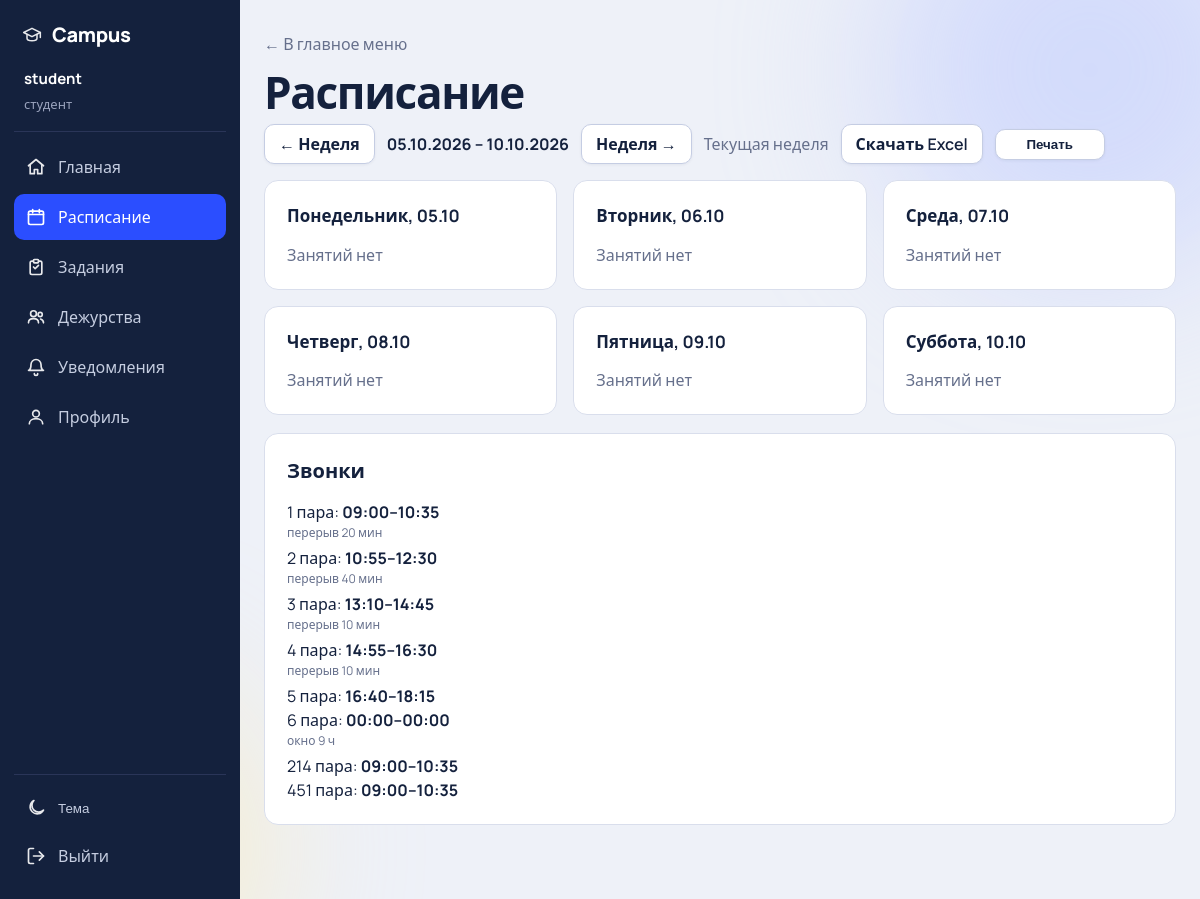
/schedule?week=1&group=1 (signed in), run on the app's committed database.
### tables this page shows
CREATE TABLE bells(id INTEGER PRIMARY KEY, num INTEGER UNIQUE NOT NULL, start TEXT NOT NULL, end TEXT NOT NULL);

### campus/app.py (the view)
@app.route("/schedule")
def schedule():
    if "uid" not in session: return redirect(url_for("login"))
    d, off = db(), request.args.get("week", 0, type=int)
    gid, tid, groups = scope(d)
    mon = date.today() - timedelta(days=date.today().weekday()) + timedelta(weeks=off)
    occ = occurrences(d, mon, mon + timedelta(days=5), gid=gid, tid=tid)
    days = []
    for i in range(6):
        day = mon + timedelta(days=i); lst = [o for o in occ if o["day"] == day.isoformat()]
        if gid or tid:
            for x, y in zip(lst, lst[1:]):
                g = minutes(y["start"]) - minutes(x["end"])
                if g > 0: y["gap_label"] = gap_label(g)
        days.append(dict(date=day, lst=lst))
    is_teacher = session.get("role") == "teacher"
    return render_template("schedule.html", days=days, off=off, gid=gid if gid and gid > 0 else None, groups=groups, wd=WDF,
                           today=date.today(), bells=bell_rows(d.execute("SELECT * FROM bells ORDER BY num").fetchall()),
                           is_teacher=is_teacher, show_group_filter=bool(groups))

### campus/app.py (called while the page is built, shortened)
def db():
    if "db" not in g:
        g.db = sqlite3.connect(DB); g.db.row_factory = sqlite3.Row
        g.db.execute("PRAGMA foreign_keys=ON")
    return g.db

def minutes(t):
    h, m = map(int, t.split(":"))
    return h * 60 + m

def gap_label(m):
    return f"перерыв {m} мин" if m <= 40 else f"окно {m // 60} ч {m % 60} мин" if m % 60 else f"окно {m // 60} ч"

@app.context_processor
def inject():
    unread = 0
    if session.get("uid"):
        try:
            r = db().execute("SELECT COUNT(*) FROM notifications WHERE user_id=? AND read=0",
                             (session["uid"],)).fetchone()
            unread = r[0] if r else 0
        except Exception:
            unread = 0
    return dict(now=datetime.now(), WDF=WDF, notif_unread=unread)

def bell_rows(bells):
    out = []
    for i, b in enumerate(bells):
        r = dict(b)
        if i:
            g = minutes(b["start"]) - minutes(bells[i - 1]["end"])
            r["gap_label"] = gap_label(g) if g > 0 else None
        out.append(r)
    return out

def scope(d):
    r = session["role"]
    if r == "student":
        return d.execute("SELECT group_id FROM users WHERE id=?", (session["uid"],)).fetchone()[0] or -1, None, None

### templates/schedule.html (shortened to what this page needs)
{% extends "base.html" %}{% block title %}Расписание — Campus{% endblock %}
{% block content %}<a class="back" href="{{ url_for('index') }}">← В главное меню</a><h1 class="in">Расписание</h1>
<div class="wk in" style="--i:1">
<a class="btn ghost" href="{{ url_for('schedule', week=off - 1, group=gid) }}">← Неделя</a>
<b>{{ days[0].date.strftime('%d.%m.%Y') }} – {{ days[5].date.strftime('%d.%m.%Y') }}</b>
<a class="btn ghost" href="{{ url_for('schedule', week=off + 1, group=gid) }}">Неделя →</a>
{% if off %}<a class="back" style="margin:0" href="{{ url_for('schedule', group=gid) }}">Текущая неделя</a>{% endif %}
<a class="btn ghost noprint" href="{{ url_for('schedule_xlsx', week=off, group=gid) }}">Скачать Excel</a>
<button class="btn ghost noprint" onclick="window.print()">Печать</button>
</div>
<div class="days">{% for dd in days %}<div class="card day in {{ 'today' if dd.date == today }}" style="--i:{{ loop.index + 1 }}" data-date="{{ dd.date.isoformat() }}"><h2>{{ wd[loop.index0] }}, {{ dd.date.strftime('%d.%m') }}</h2>
{% for o in dd.lst %}{% if o.gap_label %}<div class="gap">{{ o.gap_label }}</div>{% endif %}
<div class="it {{ o.status }}" data-start="{{ o.start }}" data-end="{{ o.end }}"><div class="it-head"><b>{{ o.num }} пара, {{ o.start }}–{{ o.end }}</b>{% if o.status == 'cancel' %}<span class="badge bad">Отменено</span>{% elif o.status == 'replace' %}<span class="badge">Замена</span>{% endif %}<span class="badge now-badge" style="display:none;background:var(--ok);color:#fff">Сейчас</span></div>
<div class="it-subj">{{ o.sname }}</div>
<div class="it-meta">
<span class="group-badge" title="Группа">{{ o.gname }}</span>
<span class="meta-item">{{ o.tname }}</span>
<span class="meta-item">ауд. {{ o.room or '—' }}</span>
</div>
{% if o.status == 'replace' and o.instead_of %}
<div class="it-note">вместо: {{ o.instead_of }}</div>
{% endif %}
{% if is_teacher and o.status != 'cancel' %}<a class="it-link noprint" href="{{ url_for('journal', gid=o.gid, sid=o.sid) }}">Журнал →</a>{% endif %}
</div>
{% else %}<p class="sub" style="margin:0">Занятий нет</p>{% endfor %}</div>{% endfor %}</div>
<div class="card in" style="margin-top:18px"><h2>Звонки</h2>{% for b in bells %}{% if b.gap_label %}<div class="gap" style="text-align:left;margin:0 0 4px">{{ b.gap_label }}</div>{% endif %}<div>{{ b.num }} пара: <b>{{ b.start }}–{{ b.end }}</b></div>{% endfor %}</div>
{% endblock %}

### static/style.css (style rules this page uses)
:root { --bg:#eef1f8;--ink:#14213d;--mut:#66708c;--line:#d9deec;--card:#fff;--a:#2b4eff;--hl:#ffd84d;--ok:#1fa971;--bad:#e5484d }
* { box-sizing:border-box;margin:0 }
body { font-family:Manrope,"Segoe UI",system-ui,sans-serif;background:var(--bg);color:var(--ink);min-height:100vh;line-height:1.5 }
h1 { font-size:clamp(28px,5vw,44px);letter-spacing:-.03em;line-height:1.1;margin-bottom:8px }
h2 { font-size:20px;margin-bottom:14px }
.sub { color:var(--mut);margin-bottom:24px }
.card { background:var(--card);border:1px solid var(--line);border-radius:14px;padding:22px;margin-bottom:18px }
.in { animation:up .7s cubic-bezier(.2,.8,.2,1) both;animation-delay:calc(var(--i,0)*90ms) }
.btn { display:inline-block;border:0;cursor:pointer;background:var(--a);color:#fff;padding:11px 20px;border-radius:10px;font:600 15px inherit;text-decoration:none;transition:transform .2s,box-shadow .2s }
.btn.ghost { background:transparent;border:1px solid var(--line);color:var(--ink);padding:7px 14px }
.back { color:var(--mut);text-decoration:none;display:inline-block;margin-bottom:12px }

### static/extra.css (style rules this page uses)
.days { display:grid;grid-template-columns:repeat(auto-fill,minmax(290px,1fr));gap:16px }
.day { margin:0 }
.day h2 { font-size:17px }
.gap { text-align:center;font-size:12px;color:var(--mut);margin:-2px 0 8px }
.wk { display:flex;gap:12px;align-items:center;flex-wrap:wrap;margin-bottom:16px }
.it,.ent,.li,.pill,.day { min-width:0;overflow-wrap:anywhere }
.days { grid-template-columns:repeat(auto-fill,minmax(min(100%,290px),1fr)) }
* { scrollbar-width: thin; scrollbar-color: #9aa3bd transparent; }
.btn.ghost { background: #ffffff !important; border: 1.5px solid var(--line) !important; color: var(--ink) !important; box-shadow: 0 1px 3px rgba(20,33,61,.06); font-weight: 600; }
.wk .btn.ghost, .wk a.btn.ghost { background: #fff !important; border: 1.5px solid #c5cde3 !important; color: var(--ink) !important; min-width: 110px; text-align: center; }
:root { --sidebar-w: 240px; --bottom-h: 64px; --topbar-h: 52px; --content-max: 960px; }
body.has-app { display: block; }

### data on the page
bells: num "1", start "09:00", end "10:35"
bells: gap_label "перерыв 20 мин", num "2", start "10:55", end "12:30"
bells: gap_label "перерыв 40 мин", num "3", start "13:10", end "14:45"
bells: gap_label "перерыв 10 мин", num "4", start "14:55", end "16:30"
bells: gap_label "перерыв 10 мин", num "5", start "16:40", end "18:15"
bells: num "6", start "00:00", end "00:00"
bells: gap_label "окно 9 ч", num "214", start "09:00", end "10:35"
bells: num "451", start "09:00", end "10:35"

### other printed values
{{ session.name }} "student"
{{ role_label }} "студент"
{{ days[0].date.strftime('%d.%m.%Y') }} "05.10.2026"
{{ days[5].date.strftime('%d.%m.%Y') }} "10.10.2026"
{{ wd[loop.index0] }} "Понедельник" "Вторник" "Среда" "Четверг" "Пятница" "Суббота"
{{ dd.date.strftime('%d.%m') }} "05.10" "06.10" "07.10" "08.10" "09.10" "10.10"
